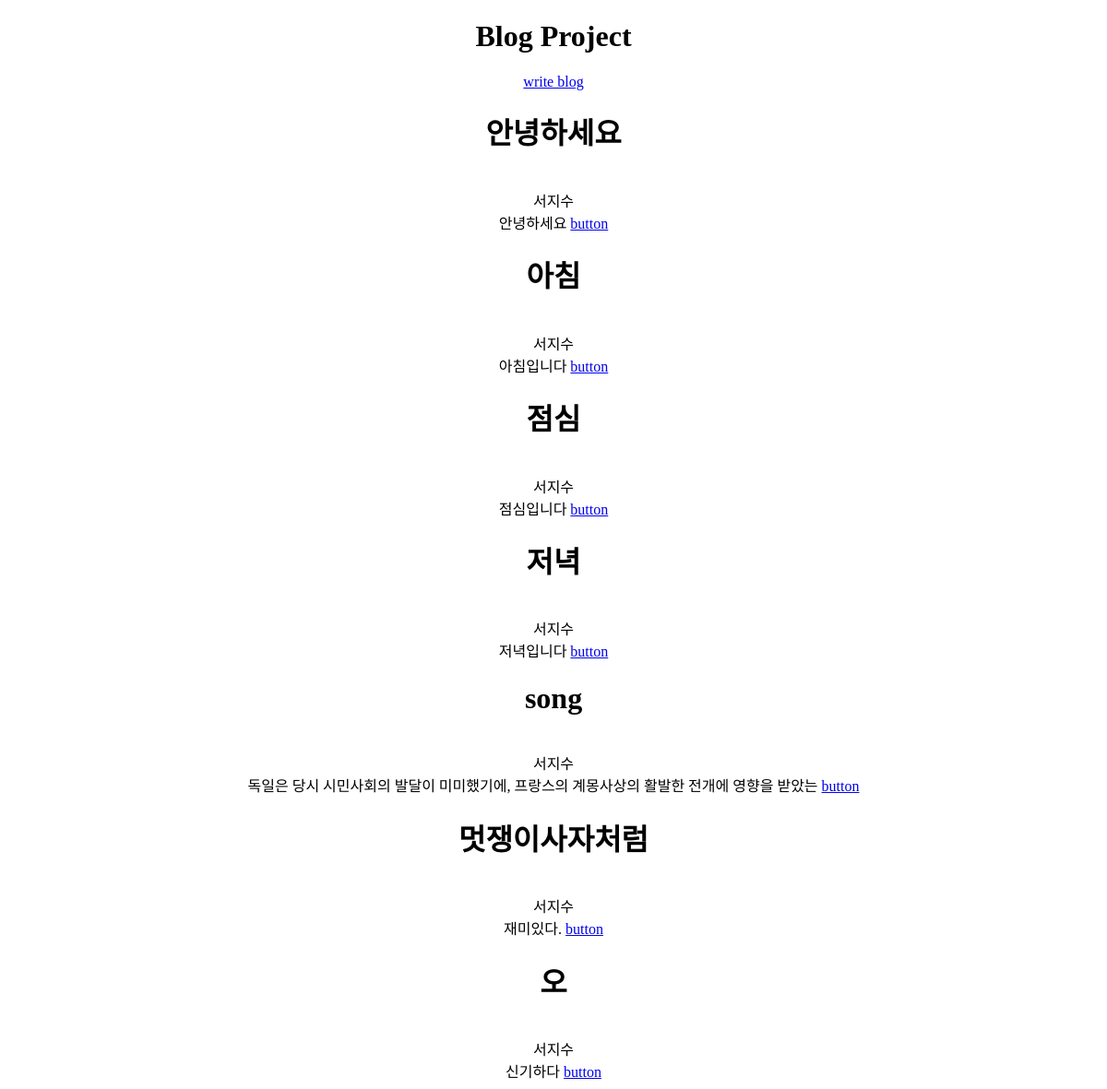
Before: / with the older database file.
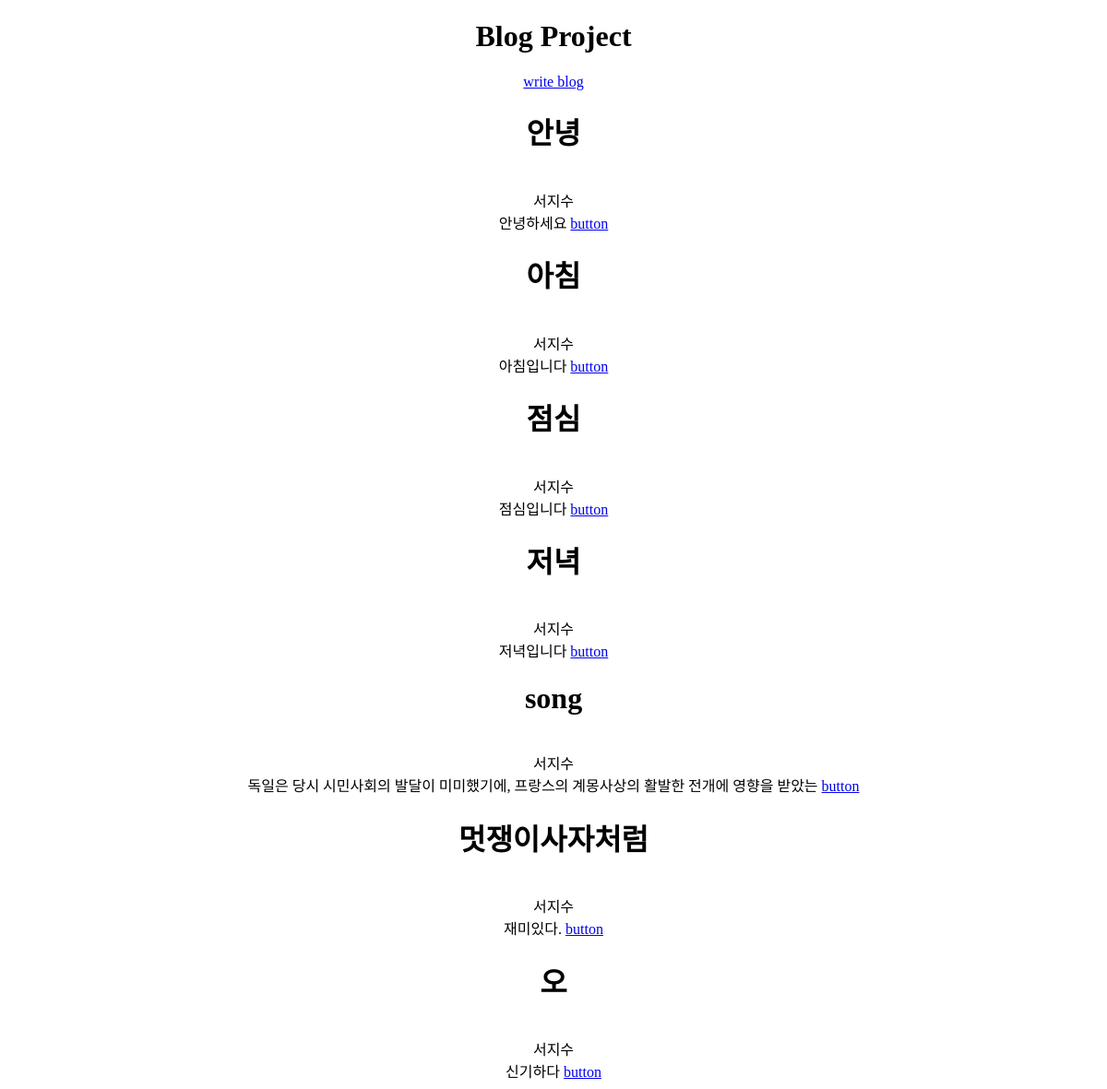
After: the same page with the newer database file.
### blog/models.py (models this page shows, shortened)
class Blog(models.Model):
    title = models.CharField(max_length=200)
    writer=models.CharField(max_length=100)
    pub_date=models.DateTimeField()
    body=models.TextField()
    def summary(self):
        return self.body[:50]

### blog/views.py (the view)
# urls.py: 2. Add a URL to urlpatterns:  path('', views.home, name='home')
def home(request):
    blogs=Blog.objects.all()
    return render(request, 'home.html', {'blogs':blogs})

### blog/templates/home.html (shortened to what this page needs)
<!DOCTYPE html>
<html lang="en">
<head>
</head>
<body>
    <h1>Blog Project</h1>
    <div>
        <a href="{%url 'new'%}">write blog</a>
    </div>
    <div class="container">
        {%for blog in blogs%}
            <h1>{{blog.title}}</h1>
            <br>
            {{blog.writer}}
            <br>
            {{blog.summary}}
            <a href="{%url 'detail' blog.id%}">button</a>
        {%endfor%}
    </div>
</body>
</html>

Changed rows visible on the page:
changed Blog "안녕하세요": title "안녕하세요" → "안녕"
